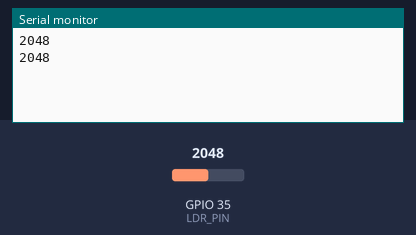
Simulated run of this sketch. Board: ESP32. Shown: the last lines printed to the serial monitor. Inputs (shaded band) come from the test bench; at power-on: GPIO 35 (LDR_PIN) = 2048.

Above: at 11.8 s.
11.9 s: GPIO 35 (LDR_PIN) set to 2866
At 21.9 s:
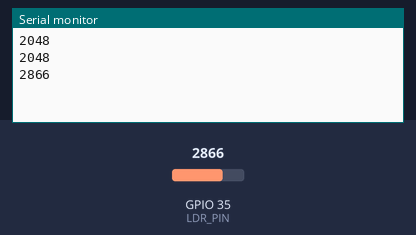
22.4 s: GPIO 35 (LDR_PIN) set to 3603
At 31.9 s:
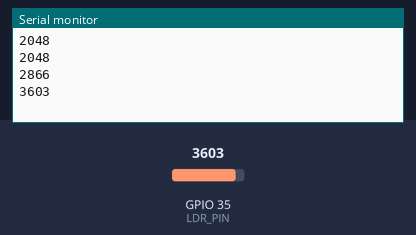
Timing chart, 0 to 33.4 s (numbered marks = the images above; inputs shaded):
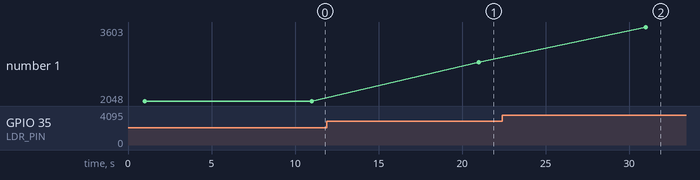

Measured:
- after the input at 11.9 s, the serial monitor: prints a new line after 9.1 s (image 1)
- after the input at 22.4 s, the serial monitor: prints a new line after 8.6 s (image 2)
- plotted number 1: 2048 → 2866 after the input at 11.9 s, 2866 → 3603 after the input at 22.4 s

The sketch:

practice_3_light_diary.ino
```cpp
// Chapter 10, Practice 3 - Light Diary
// One reading every 10 s for 5 minutes (30 readings).
// Open Tools > Serial Plotter to see the curve.

const int LDR_PIN = 35;

void setup() {
  Serial.begin(115200);
  delay(1000);
  for (int i = 0; i < 30; i++) {           // 30 x 10 s = 5 minutes
    Serial.println(analogRead(LDR_PIN));   // just the number: plottable
    delay(10000);
  }
}

void loop() {
}
```
